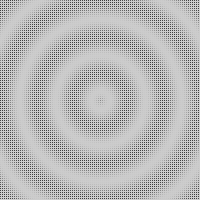
Frame 1 (no input)
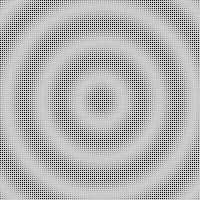
Frame 60 (the mouse pressed at the canvas centre just before this capture)
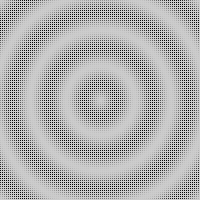
Frame 120 (the mouse held since frame 60 and released just before this capture)

The Processing sketch that drew these frames (run headless with seeded random() and noise(); from frame 60 on, the mouse is pressed at the canvas centre):

// Processing sketch: processing_13637
// ── processing_13637.pde

int counter;

int b=0;
void setup() {
size(200,200);
}
void draw() {
for( int y=0; y<200; y=y+2 ) {
  for( int x=0; x<200; x=x+2 ){
    float d= dist(x,y,100,100);
    float c= (sin(radians(d*10+b))+1)*100;
    stroke(c);
    point(x,y);
  }
}
b=b+10;
}

                
                
